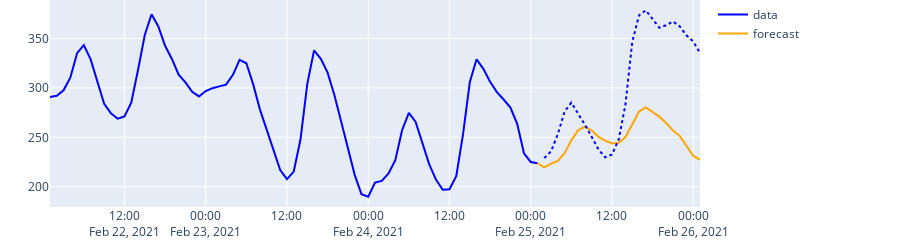

The cell this chart's notebook holds for it:
### Code cell
generate_and_display(CarbonIntensityForecastModels.AUTO_ETS)
